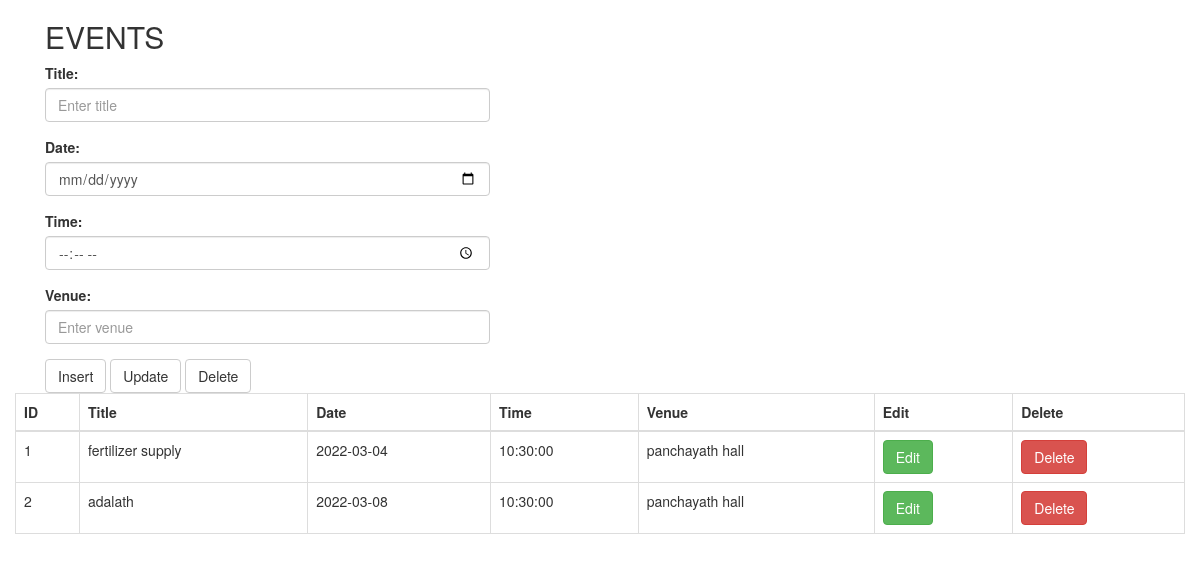
Page /admin/manageevents.php on the committed database.
### tables this page shows
CREATE TABLE `events` (
  `id` int(6) NOT NULL,
  `title` varchar(20) NOT NULL,
  `date` date NOT NULL,
  `time` time NOT NULL,
  `venue` varchar(50) NOT NULL
);

### admin/manageevents.php (the view, shortened to what this page needs)
<?php
include "connection.php";
?>
<!DOCTYPE html>
<html lang="en">
<head>
  <link rel="stylesheet" href="https://maxcdn.bootstrapcdn.com/bootstrap/3.4.1/css/bootstrap.min.css">
</head>
<body>
<div class="container">
    <div class="col-lg-5">
  <h2>EVENTS</h2>
  <form action="" name="form1" method="post">
    <div class="form-group">
      <label for="title">Title:</label>
      <input type="text" class="form-control" id="text" placeholder="Enter title" name="title">
    </div>
    <div class="form-group">
      <label for="date">Date:</label>
      <input type="date" class="form-control" id="date" placeholder="Enter date" name="date" >
    </div>
    <div class="form-group">
      <label for="time">Time:</label>
      <input type="time" class="form-control" id="time" placeholder="Enter time" name="time" >
    </div>
    <div class="form-group">
      <label for="venue">Venue:</label>
      <input type="text" class="form-control" id="text" placeholder="Enter venue" name="venue">
    </div>
    <button type="submit" name="insert" class="btn btn-default">Insert</button>
    <button type="submit" name="update" class="btn btn-default">Update</button>
    <button type="delete"name="delete"  class="btn btn-default">Delete</button>
  </form>
</div>
</div>
<div class="col-lg-12">
<table class="table table-bordered">
    <thead>
      <tr>
      <th>ID</th>
        <th>Title</th>
        <th>Date</th>
        <th>Time</th>
        <th>Venue</th>
        <th>Edit</th>
        <th>Delete</th>
    <tbody>
<?php
    $res=mysqli_query($link,"select * from events");
    while($row=mysqli_fetch_array($res))
    {
      echo "<tr>";
      echo "<td>"; echo $row["id"]; echo "</td>";
      echo "<td>"; echo $row["title"]; echo "</td>";
      echo "<td>"; echo $row["date"]; echo "</td>";
      echo "<td>"; echo $row["time"]; echo "</td>";
      echo "<td>"; echo $row["venue"]; echo "</td>";
echo "<td>" ?><a href="edit.php?id=<?php echo $row["id"] ;?>"><button type="button" class="btn btn-success">Edit</button></a> <?php echo "</td>";
echo "<td>" ?><a href="delete.php?id=<?php echo $row["id"] ;?>"><button type="button" class="btn btn-danger">Delete</button></a> <?php echo "</td>";
echo "</tr>";
    }
?>
</tbody>
</table>
</div>
</body>
</html>

### rows in the picture
events: id "1", title "fertilizer supply", date "2022-03-04", time "10:30:00", venue "panchayath hall"
events: id "2", title "adalath", date "2022-03-08", time "10:30:00", venue "panchayath hall"
